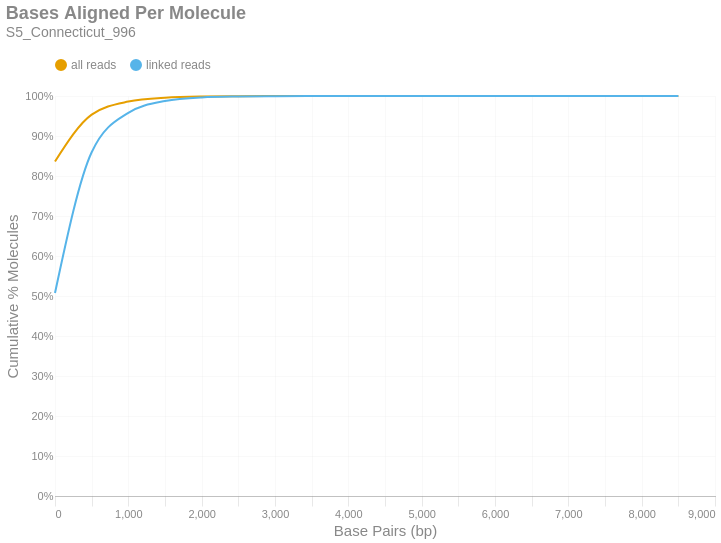

This figure's notebook cell:
### Markdown cell above
### Bases Aligned Per Molecule
This is a cumulative frequency distribution showing the number of base pairs aligned per unique molecule. These data are shown in 500 bp bins. There are two distributions: one with `all reads` (yellow) and another with only `linked reads` (blue). The percent of molecules in the `linked reads` distribution is relative to the total number of linked molecules.

### Code cell
if SKIPLR:
    print_html(f"Skipped")
else:
    binned_df = consolidated_hist(valids['aligned_bp'], mask, 500, True)
    with SafeRender(binned_df):
        (
            density_plot(binned_df, 'Bases Aligned Per Molecule', samplename, 'basesper')
            .encode(
                x=alt.X('bin:Q', title="Base Pairs (bp)").axis(tickMinStep=500).scale(padding=0),
                y=alt.Y('value:Q', title='Cumulative % Molecules')
                    .axis(format='%')
                    .scale(domain = [0,1])
                    .stack(False),
                color=alt.Color("key:N").scale(domain = ["all reads", "linked reads"]),
                tooltip = [
                    alt.Tooltip("key:N", title = "Data Type"),
                    alt.Tooltip("range_label:N", title="Bases Aligned Per Molecule"),
                    alt.Tooltip("value:Q", format = ".2%", title="% Molecules (Cum.)")
                ]
            )
        ).display()

### Figure 1 — Vega-Lite specification as saved in the notebook (floating-point values rounded to 4 significant figures)
{"width": "container", "height": 400, "config": {"title": {"anchor": "start", "dy": -15, "fontSize": 18, "color": "#888888", "subtitleColor": "#888888", "subtitleFontSize": 14}, "arc": {"fill": "#0072B2"}, "axis": {"domainColor": "#888888", "domainWidth": 0.5, "gridWidth": 0.2, "grid": false, "titleFontWeight": 400, "titleFontSize": 15, "labelFontSize": 11, "labelColor": "#888888", "tickColor": "#888888", "tickWidth": 0.2, "titleColor": "#888888"}, "axisBand": {"grid": false}, "axisX": {"grid": true, "tickSize": 10, "domainCap": "round"}, "axisY": {"domain": false, "grid": true, "tickSize": 0, "domainCap": "round"}, "background": "transparent", "header": {"labelFontSize": 15, "labelColor": "#888888", "titleFontSize": 15, "titleFontWeight": 600, "titleColor": "#888888"}, "legend": {"labelFont": "sans-serif", "labelFontSize": 12, "labelColor": "#888888", "symbolSize": 100, "symbolType": "circle", "titleFontSize": 12, "titlePadding": 10, "titleColor": "#888888", "title": null, "orient": "top"}, "range": {"category": ["#E69F00", "#56B4E9", "#009E73", "#F0E442", "#0072B2", "#D55E00", "#CC79A7", "#000000"], "diverging": ["#cfe8f3", "#a2d4ec", "#73bfe2", "#46abdb", "#1696d2", "#12719e"]}, "area": {"fill": "#0072B2", "fillOpacity": 0.7, "line": true, "strokeOpacity": 0.7}, "line": {"color": "#0072B2", "stroke": "#0072B2", "strokeWidth": 2}, "trail": {"color": "#0072B2", "stroke": "#0072B2", "strokeWidth": 0, "size": 1}, "point": {"filled": true, "fillOpacity": 1.0, "size": 95}, "text": {"color": "#888888", "fontSize": 11, "align": "right", "fontWeight": 400, "size": 11}, "bar": {"fill": "#0072B2", "stroke": null}, "view": {"stroke": null, "continuousWidth": 660, "continuousHeight": 400}}, "data": {"name": "data-ba47767b53166aad7d490be1c225377a"}, "mark": {"type": "line", "interpolate": "monotone", "point": {"opacity": 0, "size": 275}}, "encoding": {"color": {"field": "key", "scale": {"domain": ["all reads", "linked reads"]}, "type": "nominal"}, "tooltip": [{"field": "key", "title": "Data Type", "type": "nominal"}, {"field": "range_label", "title": "Bases Aligned Per Molecule", "type": "nominal"}, {"field": "value", "format": ".2%", "title": "% Molecules (Cum.)", "type": "quantitative"}], "x": {"axis": {"tickMinStep": 500}, "field": "bin", "scale": {"padding": 0}, "title": "Base Pairs (bp)", "type": "quantitative"}, "y": {"axis": {"format": "%"}, "field": "value", "scale": {"domain": [0, 1]}, "stack": false, "title": "Cumulative % Molecules", "type": "quantitative"}}, "params": [{"name": "param_c36ac31b6afebe62", "select": {"type": "point", "fields": ["key"]}, "bind": "legend"}], "title": {"text": "Bases Aligned Per Molecule", "subtitle": "S5_Connecticut_996"}, "transform": [{"fold": ["all reads (cumsum)", "linked reads (cumsum)"]}, {"calculate": "replace(datum.key, ' (cumsum)', '')", "as": "key"}, {"filter": {"param": "param_c36ac31b6afebe62"}}], "usermeta": {"embedOptions": {"downloadFileName": "S5_Connecticut_996.basesper"}}, "$schema": "https://vega.github.io/schema/vega-lite/v6.1.0.json", "datasets": {"data-ba47767b53166aad7d490be1c225377a": [{"bin": "0.0", "interval": "0.0-500.0", "all reads": 0.8364, "linked reads": 0.5075, "all reads (cumsum)": 0.8364, "linked reads (cumsum)": 0.5075, "range_label": "0-499"}, {"bin": "500.0", "interval": "500.0-1000.0", "all reads": 0.1171, "linked reads": 0.3519, "all reads (cumsum)": 0.9534, "linked reads (cumsum)": 0.8594, "range_label": "500-999"}, {"bin": "1000.0", "interval": "1000.0-1500.0", "all reads": 0.03263, "linked reads": 0.09852, "all reads (cumsum)": 0.9861, "linked reads (cumsum)": 0.9579, "range_label": "1000-1499"}, {"bin": "1500.0", "interval": "1500.0-2000.0", "all reads": 0.009797, "linked reads": 0.02958, "all reads (cumsum)": 0.9959, "linked reads (cumsum)": 0.9875, "range_label": "1500-1999"}, {"bin": "2000.0", "interval": "2000.0-2500.0", "all reads": 0.002944, "linked reads": 0.00889, "all reads (cumsum)": 0.9988, "linked reads (cumsum)": 0.9964, "range_label": "2000-2499"}, {"bin": "2500.0", "interval": "2500.0-3000.0", "all reads": 0.0007759, "linked reads": 0.002343, "all reads (cumsum)": 0.9996, "linked reads (cumsum)": 0.9987, "range_label": "2500-2999"}, {"bin": "3000.0", "interval": "3000.0-3500.0", "all reads": 0.0002653, "linked reads": 0.0008011, "all reads (cumsum)": 0.9998, "linked reads (cumsum)": 0.9995, "range_label": "3000-3499"}, {"bin": "3500.0", "interval": "3500.0-4000.0", "all reads": 9.656e-05, "linked reads": 0.0002916, "all reads (cumsum)": 0.9999, "linked reads (cumsum)": 0.9998, "range_label": "3500-3999"}, {"bin": "4000.0", "interval": "4000.0-4500.0", "all reads": 3.384e-05, "linked reads": 0.0001022, "all reads (cumsum)": 1.0, "linked reads (cumsum)": 0.9999, "range_label": "4000-4499"}, {"bin": "4500.0", "interval": "4500.0-5000.0", "all reads": 1.444e-05, "linked reads": 4.36e-05, "all reads (cumsum)": 1.0, "linked reads (cumsum)": 1.0, "range_label": "4500-4999"}, {"bin": "5000.0", "interval": "5000.0-5500.0", "all reads": 4.662e-06, "linked reads": 1.408e-05, "all reads (cumsum)": 1.0, "linked reads (cumsum)": 1.0, "range_label": "5000-5499"}, {"bin": "5500.0", "interval": "5500.0-6000.0", "all reads": 1.654e-06, "linked reads": 4.996e-06, "all reads (cumsum)": 1.0, "linked reads (cumsum)": 1.0, "range_label": "5500-5999"}, {"bin": "6000.0", "interval": "6000.0-6500.0", "all reads": 1.203e-06, "linked reads": 3.633e-06, "all reads (cumsum)": 1.0, "linked reads (cumsum)": 1.0, "range_label": "6000-6499"}, {"bin": "6500.0", "interval": "6500.0-7000.0", "all reads": 4.512e-07, "linked reads": 1.362e-06, "all reads (cumsum)": 1.0, "linked reads (cumsum)": 1.0, "range_label": "6500-6999"}, {"bin": "7000.0", "interval": "7000.0-7500.0", "all reads": 3.008e-07, "linked reads": 9.083e-07, "all reads (cumsum)": 1.0, "linked reads (cumsum)": 1.0, "range_label": "7000-7499"}, {"bin": "7500.0", "interval": "7500.0-8000.0", "all reads": 0.0, "linked reads": 0.0, "all reads (cumsum)": 1.0, "linked reads (cumsum)": 1.0, "range_label": "7500-7999"}, {"bin": "8000.0", "interval": "8000.0-8500.0", "all reads": 1.504e-07, "linked reads": 4.541e-07, "all reads (cumsum)": 1.0, "linked reads (cumsum)": 1.0, "range_label": "8000-8499"}, {"bin": "8500.0", "interval": "8500.0-9000.0", "all reads": 1.504e-07, "linked reads": 4.541e-07, "all reads (cumsum)": 1.0, "linked reads (cumsum)": 1.0, "range_label": "8500-8999"}]}}
